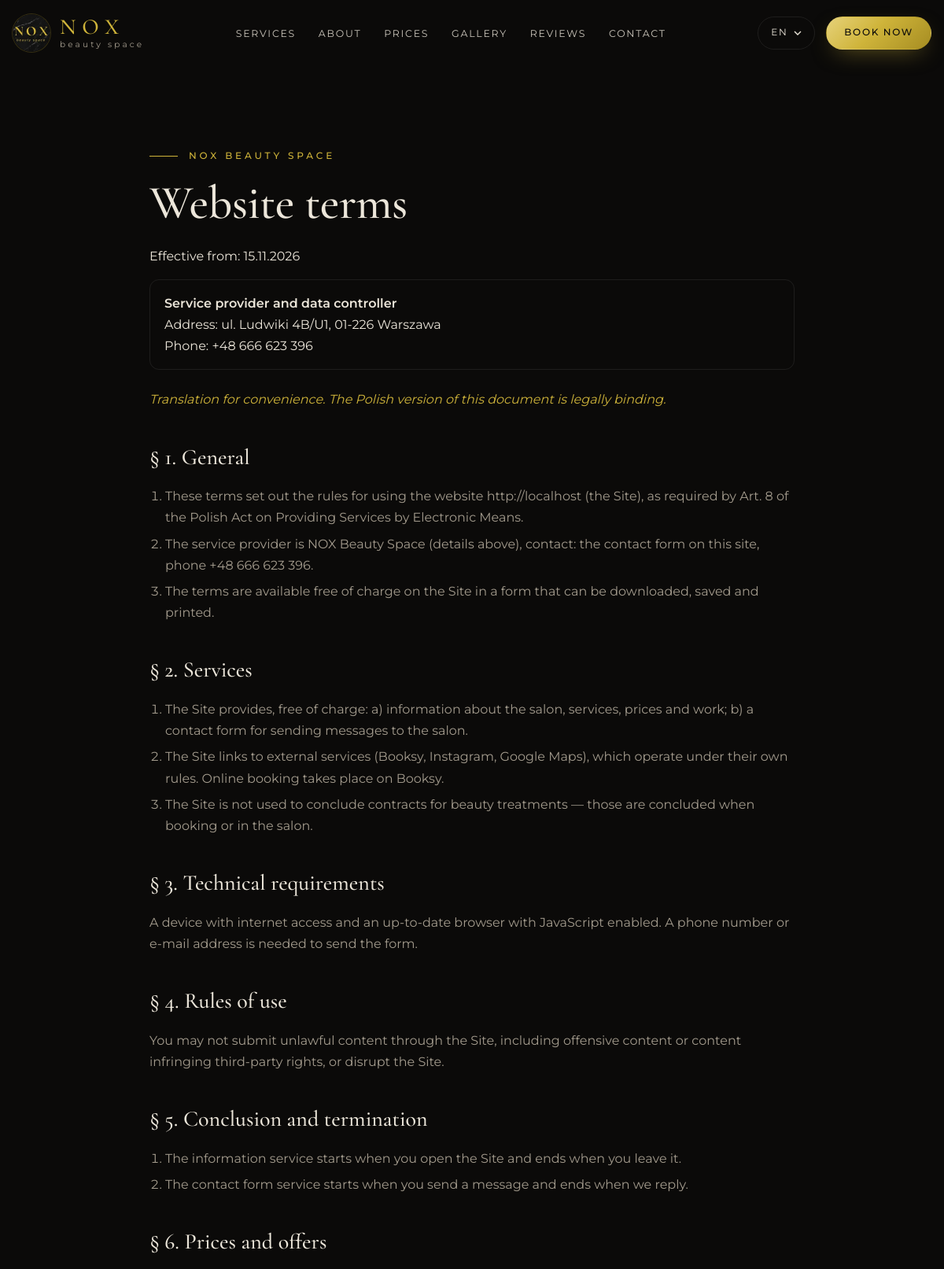
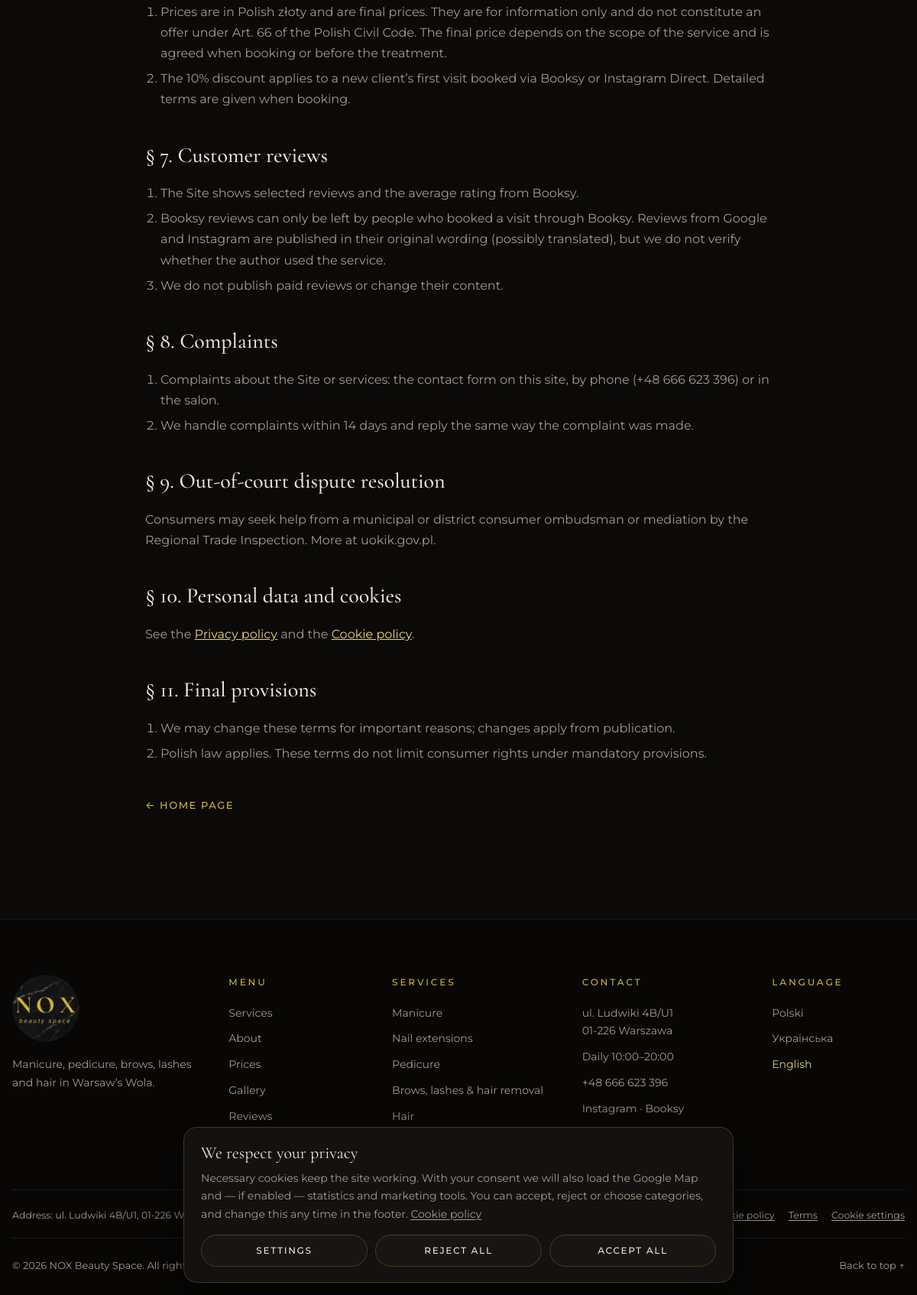
Page /en/regulamin on the committed database (2 pictures, top to bottom).
### tables this page shows
CREATE TABLE `languages` (
  `code` varchar(5) NOT NULL,
  `name` varchar(50) NOT NULL,
  `is_default` tinyint(1) DEFAULT 0,
  PRIMARY KEY (`code`)
);

### components/services.php (called while the page is built)
<?php
return [
    'manicure-warszawa-wola' => [
        'key' => 'manicure',
        'image' => '/assets/img/nox/manicure-hybrydowy-bordowy.webp',
        'prices' => ['manicure', [0]],
        'gallery' => ['manicure-hybrydowy-bordowy', 'manicure-clean-pink-nude', 'manicure-french-sliwkowy-matowy', 'manicure-czerwony-klasyczny', 'manicure-mleczny', 'manicure-kocie-oko-szmaragd', 'manicure-matowy-szalwia', 'manicure-nude-zdobienie', 'manicure-japonski-pasta', 'work-cherry', 'work-plum-matte', 'work-milky-nude'],
    ],
    'przedluzanie-paznokci-warszawa-wola' => [
        'key' => 'extensions',
        'image' => '/assets/img/nox/przedluzanie-paznokci-migdal-mleczny.webp',
        'prices' => ['manicure', [1]],
        'gallery' => ['przedluzanie-paznokci-migdal-mleczny', 'przedluzanie-paznokci-dlugie-biale', 'przedluzanie-paznokci-kwadrat-nude', 'przedluzanie-paznokci-migdal-nude', 'przedluzanie-paznokci-french', 'paznokcie-zdobienia-3d', 'paznokcie-zdobienie-morskie', 'work-french-almond', 'work-plum-french', 'work-french-square'],
    ],
    'pedicure-warszawa-wola' => [
        'key' => 'pedicure',
        'image' => '/assets/img/nox/pedicure-hybrydowy-czerwony.webp',
        'prices' => ['pedicure', null],
        'gallery' => ['pedicure-hybrydowy-czerwony', 'pedicure-bordowy', 'pedicure-wisniowy', 'pedicure-czerwony-klasyczny', 'pedicure-burgund', 'pedicure-nude', 'work-pedicure-red'],
    ],
    'brwi-rzesy-warszawa-wola' => [
        'key' => 'brows',
        'image' => '/assets/img/nox/laminowanie-rzes-efekt.webp',
        'prices' => ['brows', null],
        'gallery' => ['laminowanie-rzes-efekt', 'laminowanie-farbowanie-rzes-przed-po', 'work-lash-lift', 'work-lash-lamination', 'work-lash-before-after', 'elektroepilacja-gabinet', 'elektroepilacja-zabieg'],
    ],
    'fryzjer-warszawa-wola' => [
        'key' => 'hair',
        'image' => '/assets/img/nox/fryzjer-bob.webp',
        'prices' => ['hair', [0, 2]],
        'gallery' => ['fryzjer-bob', 'fryzjer-balayage', 'fryzjer-dlugie-proste-wlosy', 'fryzjer-stylizacja-wlosow', 'work-hair-brunette', 'work-hair-blonde'],
    ],
    'barber-warszawa-wola' => [
        'key' => 'barber',
        'image' => '/assets/img/nox/barber-strzyzenie-meskie.webp',
        'prices' => ['hair', [1]],
        'gallery' => ['barber-strzyzenie-meskie', 'work-barber-fade', 'work-barber-classic', 'fryzjer-barber-vadzim'],
    ],
];

### DB.php (called while the page is built, shortened)
<?php
class DB {
    private static $pdo = null;
    public static function getConnection() {
        if (self::$pdo === null) {
            $config = require __DIR__ . '/config.php';
            $db = $config['db'];
            $dsn = "mysql:host={$db['host']};dbname={$db['dbname']};charset={$db['charset']}";
            try {
                self::$pdo = new PDO($dsn, $db['user'], $db['password'], [
                    PDO::ATTR_ERRMODE => PDO::ERRMODE_EXCEPTION,
                    PDO::ATTR_DEFAULT_FETCH_MODE => PDO::FETCH_ASSOC,
                ]);
            } catch (PDOException $e) {
                die("Database connection failed. Please run install.php first or check config.php");
            }
        }
        return self::$pdo;
    }
    public static function query($sql, $params = []) {
        $stmt = self::getConnection()->prepare($sql);
        $stmt->execute($params);
        return $stmt;
    }
    public static function fetchAll($sql, $params = []) {
        return self::query($sql, $params)->fetchAll();
    }
}

### pages/regulamin.php (called while the page is built)
<?php
require __DIR__ . '/legal.php';

### config.php (called while the page is built, shortened)
<?php
$local = __DIR__ . '/config.local.php';
return $config;

### pages/legal.php (the view, shortened to what this page needs)
<main id="main">
    <section class="section simple-page">
        <div class="container simple-page-inner">
            <p class="eyebrow">NOX Beauty Space</p>
            <h1 class="section-title"><?= tre("{$legalKey}_title") ?></h1>
            <p class="legal-updated"><?= tre('legal_updated', 'Obowiązuje od') ?>: <?= htmlspecialchars(tr('legal_effective_date', '15.11.2026')) ?></p>
            <div class="legal-company"><?= legal_text('legal_company_block') ?></div>
            <div class="legal-text"><?= legal_text("{$legalKey}_body") ?></div>
            <p><a class="link-gold" href="<?= $homeUrl ?>">← <?= tre('404_button', 'Strona główna') ?></a></p>
        </div>
    </section>
</main>

### index.php (shortened to what this page needs)
<?php
require_once __DIR__ . '/DB.php';
$config = require __DIR__ . '/config.php';
$siteConfig = $config['site'] ?? [];
$company = $config['company'] ?? [];
$route = isset($_GET['route']) ? trim($_GET['route'], '/') : '';
$parts = explode('/', $route);
$scheme = (!empty($_SERVER['HTTPS']) && $_SERVER['HTTPS'] !== 'off') ? 'https' : 'http';
$siteUrl = rtrim($siteConfig['url'] ?? '', '/');
if ($siteUrl === '') {
    $host = preg_replace('/[^a-zA-Z0-9.:\-]/', '', $_SERVER['HTTP_HOST'] ?? 'localhost');
    $siteUrl = $scheme . '://' . $host;
}
$langs = DB::fetchAll("SELECT code, name, is_default FROM languages");
$langCodes = array_column($langs, 'code');
$defaultLang = '';
foreach ($langs as $l) {
    if ($l['is_default']) $defaultLang = $l['code'];
}
$currentLang = $defaultLang;
if (!empty($parts[0]) && in_array($parts[0], $langCodes)) {
    $currentLang = $parts[0];
    array_shift($parts);
}
$pageSlug = empty($parts[0]) ? 'home' : $parts[0];
$translationsRaw = DB::fetchAll("
    SELECT cb.key_name, t.value
    FROM content_blocks cb
    LEFT JOIN translations t ON t.block_id = cb.id AND t.lang_code = ?
", [$currentLang]);
$t = [];
foreach ($translationsRaw as $row) {
    $t[$row['key_name']] = $row['value'] ?? '';
}
function tr($key, $default = '') {
    global $t;
    return !empty($t[$key]) ? $t[$key] : $default;
}
function tre($key, $default = '') {
    return htmlspecialchars(tr($key, $default), ENT_QUOTES, 'UTF-8');
}
function lang_url($code) {
    global $defaultLang;
    return $code === $defaultLang ? '/' : '/' . $code . '/';
}
$homeUrl = lang_url($currentLang);
function company_info() {
    global $company;
    $salonAddress = 'ul. Ludwiki 4B/U1, 01-226 Warszawa';
    $rows = [];
    $rows[tr('company_address_label', 'Adres')] = !empty($company['address']) ? $company['address'] : $salonAddress;
    return $rows;
}
function legal_text($key) {
    global $company, $homeUrl, $siteUrl, $siteConfig;
    $name = !empty($company['legal_name']) ? $company['legal_name'] : 'NOX Beauty Space';
    $parts = [];
    foreach (company_info() as $label => $value) {
        $parts[] = htmlspecialchars($label . ': ' . $value);
    }
    $email = !empty($company['email'])
        ? '<a href="mailto:' . htmlspecialchars($company['email']) . '">' . htmlspecialchars($company['email']) . '</a>'
        : tr('legal_contact_form', 'formularz kontaktowy na stronie');
    return strtr(tr($key), [
        '{{company}}' => htmlspecialchars($name),
        '{{company_details}}' => implode('<br>', $parts),
        '{{email}}' => $email,
        '{{site}}' => htmlspecialchars($siteUrl),
        '{{phone}}' => htmlspecialchars($siteConfig['phone'] ?? ''),
        '{{privacy_url}}' => $homeUrl . 'polityka-prywatnosci',
        '{{cookies_url}}' => $homeUrl . 'polityka-cookies',
        '{{terms_url}}' => $homeUrl . 'regulamin',
    ]);
}
$services = require __DIR__ . '/components/services.php';
$service = $services[$pageSlug] ?? null;
$templateFile = __DIR__ . ($service ? '/pages/service.php' : "/pages/{$pageSlug}.php");
if (file_exists($templateFile)) {
    require __DIR__ . '/components/header.php';
    require $templateFile;
    require __DIR__ . '/components/footer.php';
} else {
    echo "Template not found.";
}

### components/header.php (shortened to what this page needs)
<?php
$langLabels = ['pl' => 'Polski', 'uk' => 'Українська', 'en' => 'English'];
$langOrder = ['pl', 'uk', 'en'];
$booksyUrl = tr('link_booksy', 'https://booksy.com/pl-pl/340508_nox-beauty-space-manicure-pedicure-fryzjer_paznokcie_3_warszawa');
$instagramUrl = tr('link_instagram', 'https://www.instagram.com/nox.beauty.space/');
$navItems = [
    'services' => tr('nav_services', 'Usługi'),
    'about'    => tr('nav_about', 'O nas'),
    'prices'   => tr('nav_prices', 'Cennik'),
    'gallery'  => tr('nav_gallery', 'Galeria'),
    'reviews'  => tr('nav_reviews', 'Opinie'),
    'contact'  => tr('nav_contact', 'Kontakt'),
];
$phone = trim($siteConfig['phone'] ?? '');
$phoneHref = $phone !== '' ? 'tel:' . preg_replace('/[^0-9+]/', '', $phone) : '';
$legalPages = ['polityka-prywatnosci' => 'privacy', 'polityka-cookies' => 'cookies_policy', 'regulamin' => 'terms'];
$legalKey = $legalPages[$pageSlug ?? ''] ?? null;
$pagePath = in_array($pageSlug ?? 'home', ['home', '404'], true) ? '' : $pageSlug;
?>
<!doctype html>
<html lang="<?= $currentLang ?>">
<head>
    <link rel="stylesheet" href="/assets/css/fonts.css?v=<?= filemtime(__DIR__ . '/../assets/css/fonts.css') ?>">
    <link rel="stylesheet" href="/assets/css/nox.css?v=<?= filemtime(__DIR__ . '/../assets/css/nox.css') ?>">
</head>
<body data-lang="<?= $currentLang ?>">
<header class="site-header" data-header>
    <div class="container header-inner">
        <a class="brand" href="<?= $homeUrl ?>" aria-label="NOX Beauty Space">
            <img src="/assets/img/nox/logo-96.webp" alt="NOX Beauty Space" width="48" height="48" class="brand-badge">
            <span class="brand-text">
                <span class="brand-name">NOX</span>
                <span class="brand-sub">beauty space</span>
            </span>
        </a>
        <nav class="main-nav" aria-label="<?= tre('nav_label', 'Menu główne') ?>">
            <ul>
<?php foreach ($navItems as $anchor => $label): ?>
                <li><a href="<?= $homeUrl ?>#<?= $anchor ?>"><?= htmlspecialchars($label) ?></a></li>
<?php endforeach; ?>
            </ul>
        </nav>
        <div class="header-actions">
            <div class="lang-switch" data-dropdown>
                <button type="button" class="lang-current" aria-haspopup="true" aria-expanded="false" data-dropdown-toggle>
                    <?= strtoupper($currentLang) ?>
                    <svg width="10" height="6" viewBox="0 0 10 6" aria-hidden="true"><path d="M1 1l4 4 4-4" fill="none" stroke="currentColor" stroke-width="1.4"/></svg>
                </button>
            </div>
            <a class="btn btn-gold btn-sm header-cta" href="<?= htmlspecialchars($booksyUrl) ?>" target="_blank" rel="noopener"><?= tre('book_btn', 'Umów wizytę') ?></a>
        </div>
    </div>
</header>

### components/footer.php (shortened to what this page needs)
<footer class="site-footer">
    <div class="container footer-grid">
        <div class="footer-brand">
            <img src="/assets/img/nox/logo-round.png" alt="NOX Beauty Space" width="96" height="96" loading="lazy">
            <p><?= tre('footer_tagline', 'Manicure, pedicure, brwi, rzęsy i fryzjer na warszawskiej Woli.') ?></p>
        </div>
        <div class="footer-col footer-nav">
            <h4><?= tre('footer_nav_title', 'Menu') ?></h4>
            <ul>
<?php foreach ($navItems as $anchor => $label): ?>
                <li><a href="<?= $homeUrl ?>#<?= $anchor ?>"><?= htmlspecialchars($label) ?></a></li>
<?php endforeach; ?>
            </ul>
        </div>
        <div class="footer-col footer-services">
            <h4><?= tre('footer_services_title', 'Usługi') ?></h4>
            <ul>
<?php foreach ($services as $svcSlug => $svc): ?>
                <li><a href="<?= $homeUrl . $svcSlug ?>"><?= tre('svc_' . $svc['key'] . '_title') ?></a></li>
<?php endforeach; ?>
            </ul>
        </div>
        <div class="footer-col footer-contact">
            <h4><?= tre('contact_eyebrow', 'Kontakt') ?></h4>
            <ul>
                <li><address>ul. Ludwiki 4B/U1<br>01-226 Warszawa</address></li>
                <li><?= tre('contact_hours_value', 'Codziennie 10:00–20:00') ?></li>
<?php if ($phone !== ''): ?>
                <li class="footer-dup"><a href="<?= htmlspecialchars($phoneHref) ?>" data-track="phone"><?= htmlspecialchars($phone) ?></a></li>
<?php endif; ?>
                <li class="footer-dup"><a href="<?= htmlspecialchars($instagramUrl) ?>" target="_blank" rel="noopener">Instagram</a> · <a href="<?= htmlspecialchars($booksyUrl) ?>" target="_blank" rel="noopener">Booksy</a></li>
            </ul>
        </div>
        <div class="footer-col footer-lang">
            <h4><?= tre('footer_lang_title', 'Język') ?></h4>
            <ul>
<?php foreach ($langOrder as $code): if (!in_array($code, $langCodes)) continue; ?>
                <li><a href="<?= lang_url($code) . $pagePath ?>" hreflang="<?= $code ?>"<?= $code === $currentLang ? ' aria-current="true"' : '' ?>><?= $langLabels[$code] ?></a></li>
<?php endforeach; ?>
            </ul>
        </div>
    </div>
    <div class="container footer-legal">
        <p class="footer-company">
<?php $ci = company_info(); $first = true; foreach ($ci as $label => $value): ?>
            <?= $first ? '' : '<span aria-hidden="true">·</span>' ?><span><?= htmlspecialchars($label) ?>: <?= $label === 'E-mail' ? '<a href="mailto:' . htmlspecialchars($value) . '">' . htmlspecialchars($value) . '</a>' : htmlspecialchars($value) ?></span>
<?php $first = false; endforeach; ?>
        </p>
        <nav class="footer-legal-links" aria-label="<?= tre('legal_nav_label', 'Informacje prawne') ?>">
            <a href="<?= $homeUrl ?>polityka-prywatnosci"><?= tre('privacy_link', 'Polityka prywatności') ?></a>
            <a href="<?= $homeUrl ?>polityka-cookies"><?= tre('cookies_policy_link', 'Polityka cookies') ?></a>
            <a href="<?= $homeUrl ?>regulamin"><?= tre('terms_link', 'Regulamin') ?></a>
            <button type="button" class="link-button" data-cookie-open><?= tre('cookie_settings_link', 'Ustawienia cookies') ?></button>
        </nav>
    </div>
    <div class="container footer-bottom">
        <span>© <?= date('Y') ?> NOX Beauty Space. <?= tre('footer_rights', 'Wszelkie prawa zastrzeżone.') ?></span>
        <a href="#main"><?= tre('back_to_top', 'Do góry') ?> ↑</a>
    </div>
</footer>
<?php require __DIR__ . '/cookie-consent.php'; ?>
</body>
</html>

### components/cookie-consent.php (shortened to what this page needs)
<div class="cookie-banner" data-cookie-banner hidden role="dialog" aria-modal="false" aria-labelledby="cookie-title">
    <p class="cookie-title" id="cookie-title"><?= tre('cookie_title', 'Szanujemy Twoją prywatność') ?></p>
    <p><?= tre('cookie_text') ?> <a href="<?= $homeUrl ?>polityka-cookies"><?= tre('cookies_policy_link', 'Polityka cookies') ?></a></p>
    <div class="cookie-actions">
        <button type="button" class="btn btn-ghost btn-sm" data-cookie-action="settings"><?= tre('cookie_settings', 'Ustawienia') ?></button>
        <button type="button" class="btn btn-ghost btn-sm" data-cookie-action="reject"><?= tre('cookie_reject_all', 'Odrzuć wszystkie') ?></button>
        <button type="button" class="btn btn-ghost btn-sm" data-cookie-action="accept"><?= tre('cookie_accept_all', 'Akceptuj wszystkie') ?></button>
    </div>
</div>

### rows in the picture
languages: code "Service provider and data controller Address: ul. Ludwiki 4B/U1, 01-226 Warszawa Phone: +48 666 623 396", code "Translation for convenience. The Polish version of this document is legally binding. § 1. General These terms set out the rules for using the website http://localhost (the Site), as required by Art. 8 of the Polish Act on Providing Services by Electronic Means. The service provider is NOX Beauty Space (details above), contact: , phone +48 666 623 396. The terms are available free of charge on the Site in a form that can be downloaded, saved and printed. § 2. Services The Site provides, free of charge: a) information about the salon, services, prices and work; b) a contact form for sending messages to the salon. The Site links to external services (Booksy, Instagram, Google Maps), which…"

### other values in the picture
$label "SERVICES"
$label "ABOUT"
$label "PRICES"
$label "GALLERY"
$label "REVIEWS"
$label "CONTACT"
$currentLang "EN"
tre('book_btn', 'Umów wizytę') "BOOK NOW"
tre("{$legalKey}_title") "Website terms"
tre('legal_updated', 'Obowiązuje od') "Effective from"
tr('legal_effective_date', '15.11.2026') "15.11.2026"
tr('legal_contact_form', 'formularz kontaktowy na stronie') "the contact form on this site the contact form on this site"
tre('404_button', 'Strona główna') "HOME PAGE"
tre('footer_nav_title', 'Menu') "MENU"
$label "Services"
